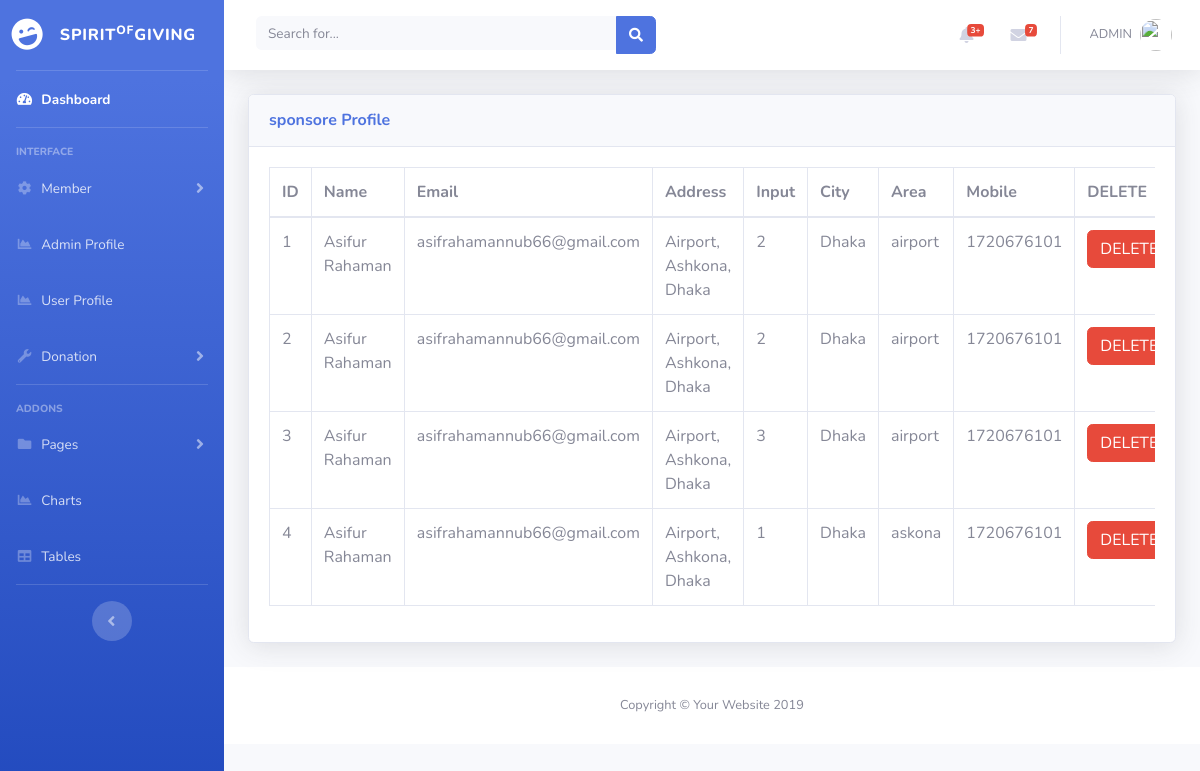
The page /admin/sponsored.php on the database its author committed.
### tables this page shows
CREATE TABLE `sponsore` (
  `ID` int(11) NOT NULL,
  `name` varchar(255) NOT NULL,
  `email` varchar(255) NOT NULL,
  `address` varchar(255) NOT NULL,
  `input` varchar(255) NOT NULL,
  `city` varchar(255) NOT NULL,
  `area` varchar(255) NOT NULL,
  `mobile` varchar(11) NOT NULL
);

### admin/sponsored.php (the view, shortened to what this page needs)
<?php
include('includes/header.php');
include('includes/navbar.php');
$con = mysqli_connect('localhost','root','','charity');
?>
<div class="container-fluid">
    <div class="card shadow mb-4">
        <div class="card-header py-3">
            <h6 class="m-0 font-weight-bold text-primary">sponsore Profile</h6>
        </div>
        <div class="card-body">
            <div class="table-responsive">
            <?php
                $sql = "SELECT * FROM `sponsore`";
                $result = mysqli_query($con, $sql);
            ?>
                <table class="table table-bordered" id="dataTable" width="100%" cellspacing="0">
                    <thead>
                        <tr>
                            <th> ID </th>
                            <th> Name </th>
                            <th>Email </th>
                            <th>Address</th>
                            <th>Input</th>
                            <th>City</th>
                            <th>Area</th>
                            <th>Mobile</th>
                            <th>DELETE</th>
                        </tr>
                    </thead>
                    <tbody>
                        <?php
                        if(mysqli_num_rows($result) > 0)
                        {
                            while($row = mysqli_fetch_assoc($result))
                            {
                        ?>
                            <tr>
                                <td><?php  echo $row['ID']; ?></td>
                                <td><?php  echo $row['name']; ?></td>
                                <td><?php  echo $row['email']; ?></td>
                                <td><?php  echo $row['address']; ?></td>
                                <td><?php  echo $row['input']; ?></td>
                                <td><?php  echo $row['city']; ?></td>
                                <td><?php  echo $row['area']; ?></td>
                                <td><?php  echo $row['mobile']; ?></td>
                                <td>
                                    <form action="sponsored.php" method="post">
                                        <button type="submit" name="delete_btn" class="btn btn-danger"> DELETE</button>
                                    </form>
                                </td>
                            </tr>
                        <?php
                            }
                        }
                        else {
                            echo "No Record Found";
                        }
                        ?>
                    </tbody>
                </table>
            </div>
        </div>
    </div>
</div>
<?php
include('includes/footer.php');
?>

### rows shown on the page
sponsore: ID "1", name "Asifur Rahaman", email "asifrahamannub66@gmail.com", address "Airport, Ashkona, Dhaka", input "2", city "Dhaka", area "airport", mobile "1720676101"
sponsore: ID "2", name "Asifur Rahaman", email "asifrahamannub66@gmail.com", address "Airport, Ashkona, Dhaka", input "2", city "Dhaka", area "airport", mobile "1720676101"
sponsore: ID "3", name "Asifur Rahaman", email "asifrahamannub66@gmail.com", address "Airport, Ashkona, Dhaka", input "3", city "Dhaka", area "airport", mobile "1720676101"
sponsore: ID "4", name "Asifur Rahaman", email "asifrahamannub66@gmail.com", address "Airport, Ashkona, Dhaka", input "1", city "Dhaka", area "askona", mobile "1720676101"
